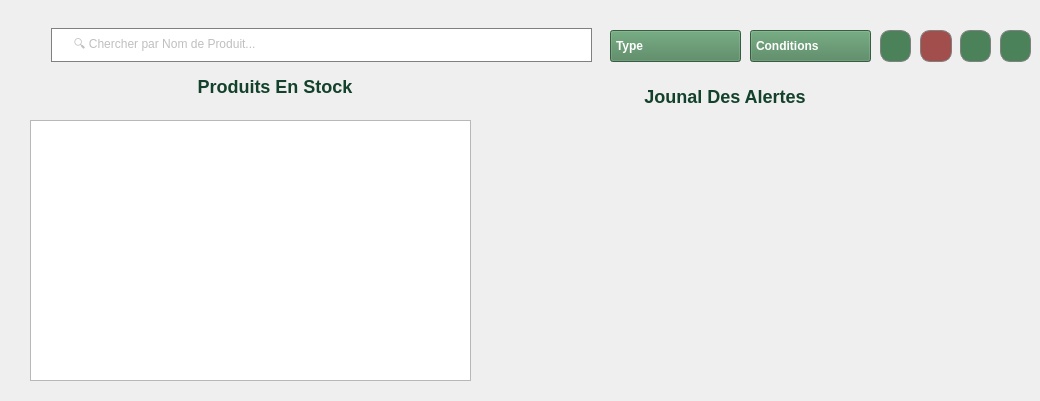
           <widget class="QWidget" name="scrollAreaWidgetContents_27">
            <property name="geometry">
             <rect>
              <x>0</x>
              <y>0</y>
              <width>1040</width>
              <height>401</height>
             </rect>
            </property>
            <property name="sizePolicy">
             <sizepolicy hsizetype="Expanding" vsizetype="Expanding">
              <horstretch>0</horstretch>
              <verstretch>0</verstretch>
             </sizepolicy>
            </property>
            <widget class="QComboBox" name="comboBox_54">
             <property name="geometry">
              <rect>
               <x>750</x>
               <y>30</y>
               <width>131</width>
               <height>32</height>
              </rect>
             </property>
             <property name="styleSheet">
              <string notr="true">QComboBox
{
color:white;
margin-right:10px;
appearance:none;
padding-left:5px;
padding-right:5px;
font-weight:600;
background:rgb(76,130,89);
height:35px;
}
QComboBox::drop-down {
	border:none;
}
QComboBox::down-arrow {
	image:url(:/Purestay/images/icones/arrow.png);
	padding-right:20px;
	width:10px;
	color:white;
}

QComboBox::QListView {
background-color:rgb(129,153,101);
}

QComboBox::QListViewItem {
background-color:rgb(129,153,101);
}





</string>
             </property>
             <item>
              <property name="text">
               <string>Conditions</string>
              </property>
             </item>
             <item>
              <property name="text">
               <string/>
              </property>
             </item>
            </widget>
            <widget class="QComboBox" name="comboBox_55">
             <property name="geometry">
              <rect>
               <x>610</x>
               <y>30</y>
               <width>141</width>
               <height>32</height>
              </rect>
             </property>
             <property name="styleSheet">
              <string notr="true">QComboBox
{
color:white;
margin-right:10px;
appearance:none;
padding-left:5px;
padding-right:5px;
font-weight:600;
background:rgb(76,130,89);
height:35px;
}
QComboBox::drop-down {
	border:none;
}
QComboBox::down-arrow {
	image:url(:/Purestay/images/icones/arrow.png);
	padding-right:20px;
	width:10px;
	color:white;
}

QComboBox::QListView {
background-color:rgb(129,153,101);
}

QComboBox::QListViewItem {
background-color:rgb(129,153,101);
}





</string>
             </property>
             <item>
              <property name="text">
               <string>Type</string>
              </property>
             </item>
             <item>
              <property name="text">
               <string/>
              </property>
             </item>
            </widget>
            <widget class="QLineEdit" name="lineEdit_11">
             <property name="geometry">
              <rect>
               <x>41</x>
               <y>28</y>
               <width>561</width>
               <height>34</height>
              </rect>
             </property>
             <property name="accessibleName">
              <string/>
             </property>
             <property name="styleSheet">
              <string notr="true">background-color:white;
border:solid;
border-color:gray;
color:gray;
padding-left:20px;
margin-left:10px;
margin-right:10px;
border-width:1px;
</string>
             </property>
             <property name="text">
              <string/>
             </property>
             <property name="placeholderText">
              <string>🔍 Chercher par Nom de Produit...</string>
             </property>
            </widget>
            <widget class="QWidget" name="widget_27" native="true">
             <property name="geometry">
              <rect>
               <x>11</x>
               <y>11</y>
               <width>415</width>
               <height>16</height>
              </rect>
             </property>
            </widget>
            <widget class="QPushButton" name="pushButton_45">
             <property name="geometry">
              <rect>
               <x>880</x>
               <y>30</y>
               <width>31</width>
               <height>32</height>
              </rect>
             </property>
             <property name="toolTip">
              <string>Ajouter Une Commande</string>
             </property>
             <property name="styleSheet">
              <string notr="true">QPushButton
{
border-color:gray;
border-width:1px;
border-style:solid;
border-radius:10px;
width:20px;
color:white;
background:rgb(76,130,89);

}
</string>
             </property>
             <property name="text">
              <string/>
             </property>
             <property name="icon">
              <iconset resource="purestaybackground.qrc">
               <normaloff>:/Purestay/images/icones/ajouter.png</normaloff>:/Purestay/images/icones/ajouter.png</iconset>
             </property>
            </widget>
            <widget class="QPushButton" name="pushButton_53">
             <property name="geometry">
              <rect>
               <x>920</x>
               <y>30</y>
               <width>32</width>
               <height>32</height>
              </rect>
             </property>
             <property name="toolTip">
              <string>Supprimer une commande</string>
             </property>
             <property name="styleSheet">
              <string notr="true">QPushButton
{
border-color:gray;
border-width:1px;
border-style:solid;
border-radius:10px;
width:20px;
color:white;
background: rgb(161,78,77);

}
</string>
             </property>
             <property name="text">
              <string/>
             </property>
             <property name="icon">
              <iconset resource="purestaybackground.qrc">
               <normaloff>:/Purestay/images/icones/supprimer.png</normaloff>:/Purestay/images/icones/supprimer.png</iconset>
             </property>
            </widget>
            <widget class="QPushButton" name="pushButton_54">
             <property name="geometry">
              <rect>
               <x>960</x>
               <y>30</y>
               <width>31</width>
               <height>32</height>
              </rect>
             </property>
             <property name="toolTip">
              <string>Modifier</string>
             </property>
             <property name="styleSheet">
              <string notr="true">QPushButton
{
border-color:gray;
border-width:1px;
border-style:solid;
border-radius:10px;
width:20px;
color:white;
background:rgb(76,130,89);

}
</string>
             </property>
             <property name="text">
              <string/>
             </property>
             <property name="icon">
              <iconset resource="purestaybackground.qrc">
               <normaloff>:/Purestay/images/icones/modifier2.png</normaloff>:/Purestay/images/icones/modifier2.png</iconset>
             </property>
            </widget>
            <widget class="QPushButton" name="pushButton_55">
             <property name="geometry">
              <rect>
               <x>1000</x>
               <y>30</y>
               <width>31</width>
               <height>32</height>
              </rect>
             </property>
             <property name="toolTip">
              <string>Modifier</string>
             </property>
             <property name="styleSheet">
              <string notr="true">QPushButton
{
border-color:gray;
border-width:1px;
border-style:solid;
border-radius:10px;
width:20px;
color:white;
background:rgb(76,130,89);

}
</string>
             </property>
             <property name="text">
              <string/>
             </property>
             <property name="icon">
              <iconset resource="purestaybackground.qrc">
               <normaloff>:/Purestay/images/icones/pdf.png</normaloff>:/Purestay/images/icones/pdf.png</iconset>
             </property>
            </widget>
            <widget class="QTableView" name="tableView_4">
             <property name="geometry">
              <rect>
               <x>30</x>
               <y>120</y>
               <width>441</width>
               <height>261</height>
              </rect>
             </property>
            </widget>
            <widget class="QLabel" name="label_178">
             <property name="geometry">
              <rect>
               <x>-100</x>
               <y>70</y>
               <width>750</width>
               <height>34</height>
              </rect>
             </property>
             <property name="styleSheet">
              <string notr="true">text-align:center;
color:rgb(19,65,43);
font-size:18px;</string>
             </property>
             <property name="text">
              <string>&lt;html&gt;&lt;head/&gt;&lt;body&gt;&lt;p align=&quot;center&quot;&gt;&lt;span style=&quot; font-weight:700;&quot;&gt;Produits En Stock&lt;/span&gt;&lt;/p&gt;&lt;/body&gt;&lt;/html&gt;</string>
             </property>
            </widget>
            <widget class="QLabel" name="label_180">
             <property name="geometry">
              <rect>
               <x>350</x>
               <y>80</y>
               <width>750</width>
               <height>34</height>
              </rect>
             </property>
             <property name="styleSheet">
              <string notr="true">text-align:center;
color:rgb(19,65,43);
font-size:18px;</string>
             </property>
             <property name="text">
              <string>&lt;html&gt;&lt;head/&gt;&lt;body&gt;&lt;p align=&quot;center&quot;&gt;&lt;span style=&quot; font-weight:700;&quot;&gt;Jounal Des Alertes&lt;/span&gt;&lt;/p&gt;&lt;/body&gt;&lt;/html&gt;</string>
             </property>
            </widget>
           </widget>
